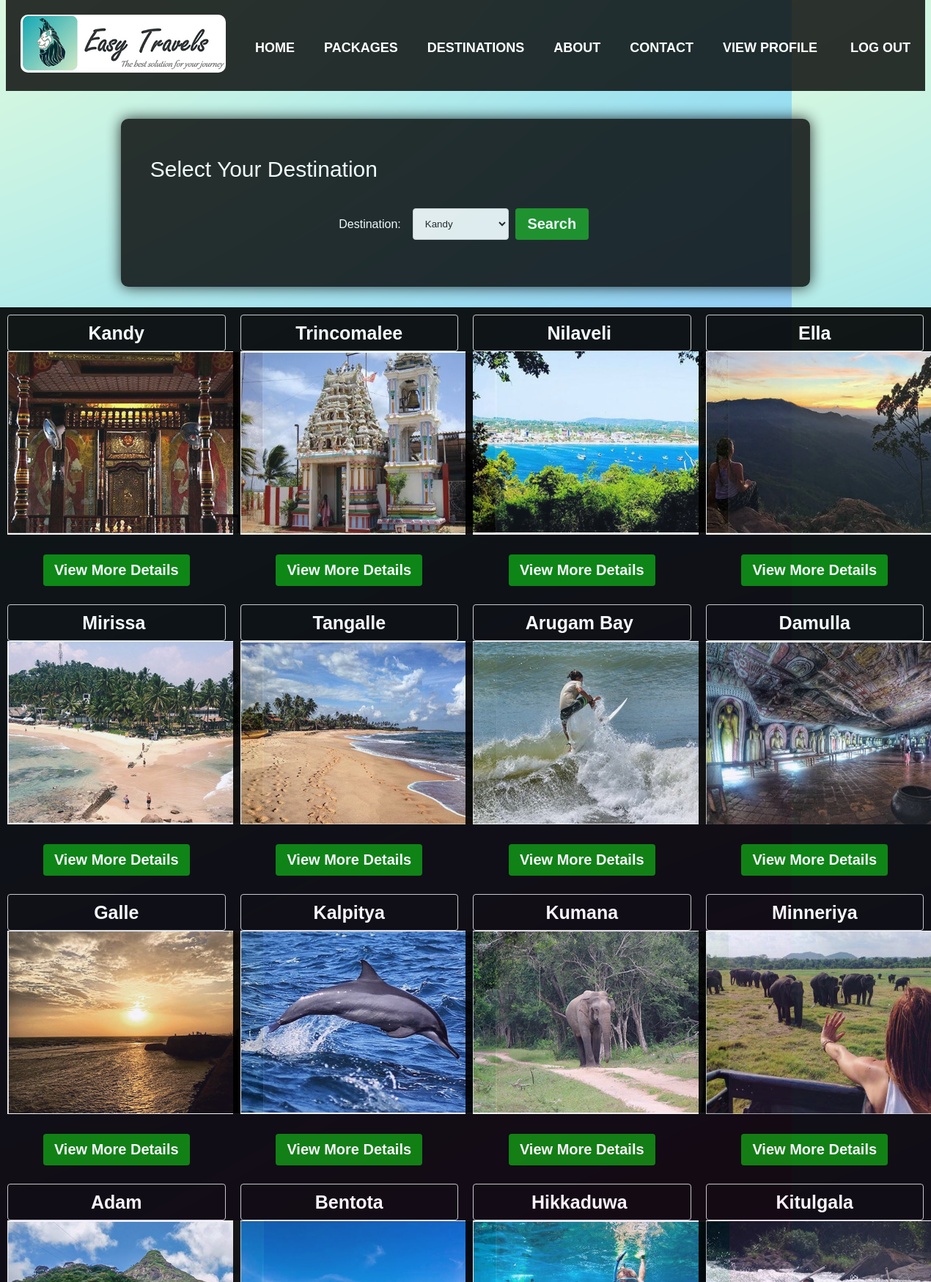
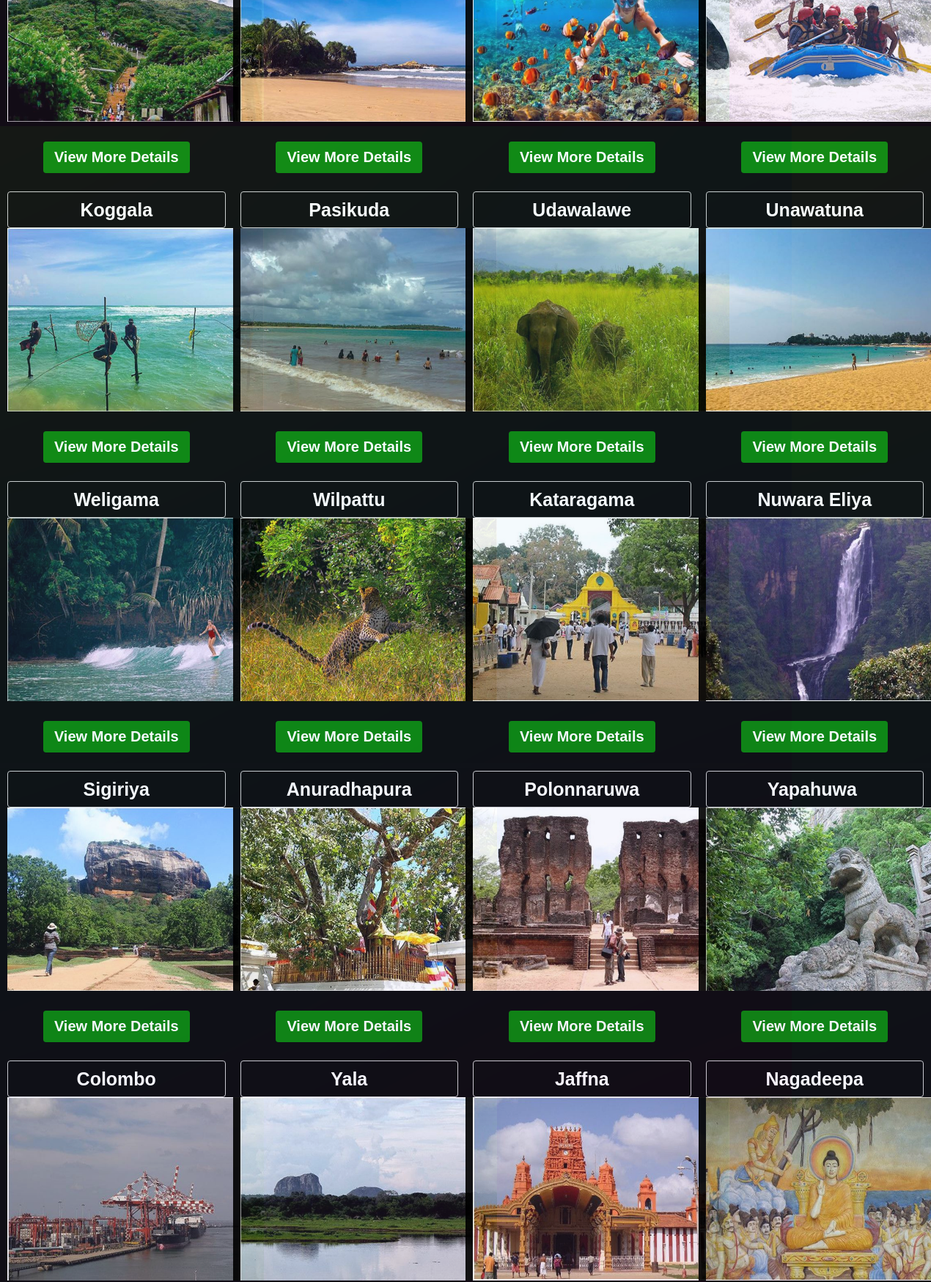
The page /ASINI-UPDATED/php/user_destination_page.php (upper part) on the database its author committed (2 pictures, top to bottom).
### tables this page shows
CREATE TABLE IF NOT EXISTS `destination` (
  `destid` int(11) NOT NULL AUTO_INCREMENT,
  `name` varchar(20) NOT NULL,
  `description` text NOT NULL,
  `photo` int(11) NOT NULL,
  PRIMARY KEY (`destid`)
);

### ASINI-UPDATED/php/user_destination_page.php (the view, shortened to what this page needs)
<?php
	require_once('connect.php');
?>
<?php require_once('user_navigation.php')?>
<html>
	<head>
		<link rel="stylesheet" type="text/css" href="../css/destination_page.css">
		<link rel="stylesheet" type="text/css" href="../css/admin_addcategory_page.css">
	</head>
	<body>
		<br />
		<div class="container">
			<form name="select" method="get" action="user_destination_page.php">
			<label style="font-size:30px" align="center">Select Your Destination</label>
				<div class="row">
				<table align="center">
					<tr>
						<td><label for="fname">Destination:</label></td>
						<td>
							<select name="destination" id="destination">
							<?php
								$sql2="select * from destination";
								$result2=$connection->query($sql2);
								while($row=$result2->fetch_assoc()){
									echo "<option value='". $row['name'] ."'>" .$row['name'] ."</option>" ;
								}
							?>
							</select>
						</td>
						<td><input type="submit" name="dropsubmit" value="Search" class="searchbtn"><br /></td>
					</tr>
				</table>
				</div>
			</form>
		</div>
		<div class="container1">
		<div class="row">
    	<?php
			$path='../images/destination/';
			$ex='.jpg';
            $sql1="select * from destination";
			$result2=$connection->query($sql1);
			while($row=$result2->fetch_assoc()){
				$photo1=(string)$row['photo'];
				$name=(string)$row['name'];
				echo"
				<form name='box' method='get' action='user_destination_page.php' class='table' align='center'>
                <div class='column'>
                <div class='content'>
                <input type='text' name='destname' value='".$name."' style='font-size:25px; font-weight:bold; color:white; background-color:transparent; height:50px; text-align:center' readonly><br />
                <img src='".$path.$photo1.$ex."' class='pack-img'>
        		<br /><br /><a><input type='submit' name='viewsubmit' value='View More Details' class='viewbtn'></a><br />
                </div>
                </div>
				</form>
            ";
			}
		?>
		</div>
		</div>
	</body>
</html>
<?php require_once('footer.php')?>

### ASINI-UPDATED/css/user_nonnavigation.css (style rules this page uses)
body { font-family: Arial; margin-top: 0; }

### ASINI-UPDATED/css/destination_page.css (style rules this page uses)
body { background-image: url(../images/backmobile6.png); }
.searchbtn { border-radius: 4px; background-color: green; border: none; color: #FFFFFF; text-align: center; font-size: 20px; font-weight: bold; padding: 10px; width: 100px; transition: all 0.5s; cursor: pointer; margin: 5px; float: right; }
.container { padding: 20px; }
.row { margin: 8px -16px; }
.row, .row > .column { padding: 8px; }
.column { float: left; width: 25%; }
.row:after { content: ""; display: table; clear: both; }
.content { background-color:black; opacity: 0.9; padding: 10px; color: white; }
.pack-img { width:350px; height:250px; }
.viewbtn { border-radius: 4px; background-color: green; border: none; color: #FFFFFF; text-align: center; font-size: 20px; font-weight: bold; padding: 10px; width: 200px; transition: all 0.5s; cursor: pointer; margin: 5px; }

### ASINI-UPDATED/css/admin_addcategory_page.css (style rules this page uses)
* { box-sizing: border-box; }
body { background-image: url(../images/backmobile6.png); }
input[type=text],input[type=number], select, textarea,input[type=date],input[type=tel],input[type=email],input[type=password] { width: 100%; padding: 12px; border: 1px solid #ccc; border-radius: 4px; resize: vertical; }
label { padding: 12px 12px 12px 0; display: inline-block; }
.container { border-radius: 10px; background-color:black; padding: 40px; opacity:0.8; width:75%; display:b;block; margin-left:auto; margin-right:auto; justify-content:center; center-align:center; margin-top:20px; margin-bottom:20px; color:white; box-shadow:0px 0px 20px #000; }
.row:after { content: ""; display: table; clear: both; }

### ASINI-UPDATED/css/footer.css (style rules this page uses)
* { box-sizing: border-box; }
a { font-size: 14px; text-decoration: none; color: white; font-weight: bold; }

### rows shown on the page
destination: destname "Kandy", shows a picture
destination: destname "Trincomalee", shows a picture
destination: destname "Nilaveli", shows a picture
destination: destname "Ella", shows a picture
destination: destname "Mirissa", shows a picture
destination: destname "Tangalle", shows a picture
destination: destname "Arugam Bay", shows a picture
destination: destname "Damulla", shows a picture
destination: destname "Galle", shows a picture
destination: destname "Kalpitya", shows a picture
destination: destname "Kumana", shows a picture
destination: destname "Minneriya", shows a picture
destination: shows a picture
destination: destname "Bentota", shows a picture
destination: destname "Hikkaduwa", shows a picture
destination: destname "Kitulgala", shows a picture
destination: destname "Koggala", shows a picture
destination: destname "Pasikuda", shows a picture
destination: destname "Udawalawe", shows a picture
destination: destname "Unawatuna", shows a picture
destination: destname "Weligama", shows a picture
destination: destname "Wilpattu", shows a picture
destination: destname "Kataragama", shows a picture
destination: destname "Nuwara Eliya", shows a picture
destination: destname "Sigiriya", shows a picture
destination: destname "Anuradhapura", shows a picture
destination: destname "Polonnaruwa", shows a picture
destination: destname "Yapahuwa", shows a picture
destination: destname "Colombo", shows a picture
destination: destname "Yala", shows a picture
destination: destname "Jaffna", shows a picture
destination: destname "Nagadeepa", shows a picture

### other values the page prints
form field destination "Kandy"
